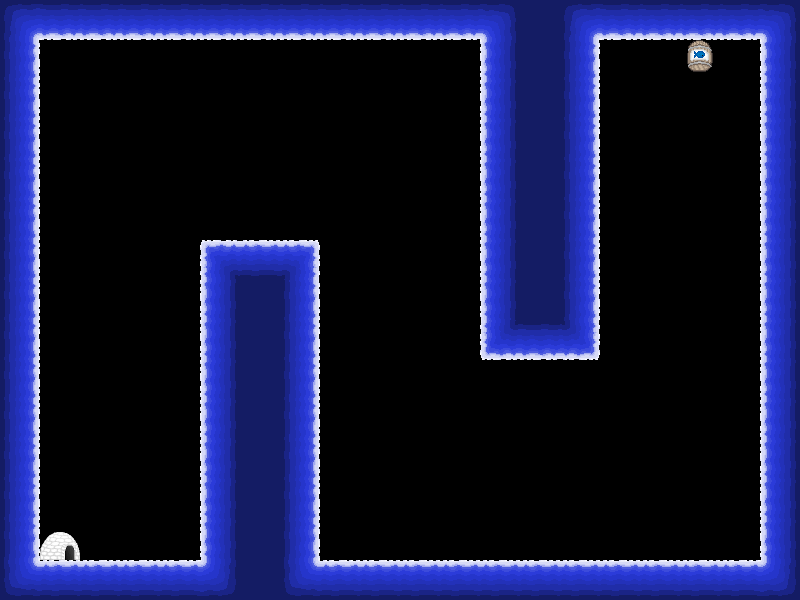

Tiled map render using the project's own tile images. Description and the map definition, with tile-layer contents summarised, below:
An orthogonal 20x15 tile map with 40x40 px tiles, 1 tile layer (Kachelebene 1), 4 tilesets.

<map version="1.0" orientation="orthogonal" width="20" height="15" tilewidth="40" tileheight="40">
 <tileset firstgid="1" name="Objekte" tilewidth="40" tileheight="40">
  <image source="Objekte.png" width="160" height="120" />
  <tile id="0">
   <properties>
    <property name="die" value="true" />
    <property name="id" value="14" />
   </properties>
  </tile>
  <tile id="1">
   <properties>
    <property name="die" value="true" />
    <property name="id" value="15" />
   </properties>
  </tile>
  <tile id="2">
   <properties>
    <property name="die" value="true" />
    <property name="id" value="16" />
   </properties>
  </tile>
  <tile id="3">
   <properties>
    <property name="die" value="true" />
    <property name="id" value="17" />
   </properties>
  </tile>
  <tile id="4">
   <properties>
    <property name="id" value="18" />
    <property name="level" value="true" />
   </properties>
  </tile>
  <tile id="5">
   <properties>
    <property name="id" value="19" />
    <property name="level" value="true" />
   </properties>
  </tile>
  <tile id="6">
   <properties>
    <property name="id" value="20" />
    <property name="level" value="true" />
   </properties>
  </tile>
  <tile id="7">
   <properties>
    <property name="id" value="21" />
    <property name="level" value="true" />
   </properties>
  </tile>
  <tile id="8">
   <properties>
    <property name="fish" value="true" />
    <property name="id" value="22" />
   </properties>
  </tile>
  <tile id="9">
   <properties>
    <property name="fish" value="true" />
    <property name="id" value="23" />
   </properties>
  </tile>
  <tile id="10">
   <properties>
    <property name="fish" value="true" />
    <property name="id" value="24" />
   </properties>
  </tile>
  <tile id="11">
   <properties>
    <property name="fish" value="true" />
    <property name="id" value="25" />
   </properties>
  </tile>
 </tileset>
 <tileset firstgid="13" name="Personen" tilewidth="40" tileheight="40">
  <image source="Personen.png" width="160" height="160" />
 </tileset>
 <tileset firstgid="29" name="Texturen" tilewidth="40" tileheight="40">
  <image source="Texturen.png" width="160" height="480" />
  <tile id="0">
   <properties>
    <property name="blocked" value="true" />
    <property name="id" value="0" />
   </properties>
  </tile>
  <tile id="1">
   <properties>
    <property name="blocked" value="true" />
    <property name="id" value="1" />
   </properties>
  </tile>
  <tile id="2">
   <properties>
    <property name="blocked" value="true" />
    <property name="id" value="3" />
   </properties>
  </tile>
  <tile id="3">
   <properties>
    <property name="blocked" value="true" />
    <property name="id" value="4" />
   </properties>
  </tile>
  <tile id="4">
   <properties>
    <property name="blocked" value="true" />
    <property name="id" value="5" />
   </properties>
  </tile>
  <tile id="5">
   <properties>
    <property name="blocked" value="true" />
    <property name="id" value="6" />
   </properties>
  </tile>
  <tile id="6">
   <properties>
    <property name="blocked" value="true" />
    <property name="id" value="7" />
   </properties>
  </tile>
  <tile id="7">
   <properties>
    <property name="blocked" value="true" />
    <property name="id" value="8" />
   </properties>
  </tile>
  <tile id="8">
   <properties>
    <property name="blocked" value="true" />
    <property name="id" value="9" />
   </properties>
  </tile>
  <tile id="9">
   <properties>
    <property name="blocked" value="true" />
    <property name="id" value="10" />
   </properties>
  </tile>
  <tile id="10">
   <properties>
    <property name="blocked" value="true" />
    <property name="id" value="11" />
   </properties>
  </tile>
  <tile id="11">
   <properties>
    <property name="blocked" value="true" />
    <property name="id" value="12" />
   </properties>
  </tile>
  <tile id="12">
   <properties>
    <property name="blocked" value="true" />
    <property name="id" value="13" />
   </properties>
  </tile>
  <tile id="13">
   <properties>
    <property name="blocked" value="true" />
    <property name="id" value="27" />
   </properties>
  </tile>
  <tile id="14">
   <properties>
    <property name="blocked" value="true" />
    <property name="id" value="28" />
   </properties>
  </tile>
  <tile id="15">
   <properties>
    <property name="blocked" value="true" />
    <property name="id" value="29" />
   </properties>
  </tile>
  <tile id="16">
   <properties>
    <property name="blocked" value="true" />
    <property name="id" value="30" />
   </properties>
  </tile>
  <tile id="17">
   <properties>
    <property name="blocked" value="true" />
    <property name="id" value="31" />
   </properties>
  </tile>
  <tile id="18">
   <properties>
    <property name="blocked" value="true" />
    <property name="id" value="32" />
   </properties>
  </tile>
  <tile id="19">
   <properties>
    <property name="blocked" value="true" />
    <property name="id" value="33" />
   </properties>
  </tile>
  <tile id="20">
   <properties>
    <property name="blocked" value="true" />
    <property name="id" value="34" />
   </properties>
  </tile>
  <tile id="21">
   <properties>
    <property name="blocked" value="true" />
    <property name="id" value="35" />
   </properties>
  </tile>
  <tile id="22">
   <properties>
    <property name="blocked" value="true" />
    <property name="id" value="36" />
   </properties>
  </tile>
  <tile id="23">
   <properties>
    <property name="blocked" value="true" />
    <property name="id" value="37" />
   </properties>
  </tile>
  <tile id="24">
   <properties>
    <property name="blocked" value="true" />
    <property name="id" value="38" />
   </properties>
  </tile>
  <tile id="25">
   <properties>
    <property name="blocked" value="true" />
    <property name="id" value="39" />
   </properties>
  </tile>
  <tile id="26">
   <properties>
    <property name="blocked" value="true" />
    <property name="id" value="40" />
   </properties>
  </tile>
  <tile id="27">
   <properties>
    <property name="blocked" value="true" />
    <property name="id" value="41" />
   </properties>
  </tile>
  <tile id="28">
   <properties>
    <property name="blocked" value="true" />
    <property name="id" value="42" />
   </properties>
  </tile>
  <tile id="29">
   <properties>
    <property name="blocked" value="true" />
    <property name="id" value="43" />
   </properties>
  </tile>
  <tile id="30">
   <properties>
    <property name="blocked" value="true" />
    <property name="id" value="44" />
   </properties>
  </tile>
  <tile id="31">
   <properties>
    <property name="blocked" value="true" />
    <property name="id" value="45" />
   </properties>
  </tile>
  <tile id="32">
   <properties>
    <property name="blocked" value="true" />
    <property name="id" value="46" />
   </properties>
  </tile>
  <tile id="33">
   <properties>
    <property name="blocked" value="true" />
    <property name="id" value="47" />
   </properties>
  </tile>
  <tile id="34">
   <properties>
    <property name="blocked" value="true" />
    <property name="id" value="48" />
   </properties>
  </tile>
  <tile id="35">
   <properties>
    <property name="blocked" value="true" />
    <property name="id" value="49" />
   </properties>
  </tile>
  <tile id="36">
   <properties>
    <property name="blocked" value="true" />
    <property name="id" value="50" />
   </properties>
  </tile>
  <tile id="37">
   <properties>
    <property name="blocked" value="true" />
    <property name="id" value="51" />
   </properties>
  </tile>
  <tile id="38">
   <properties>
    <property name="blocked" value="true" />
    <property name="id" value="52" />
   </properties>
  </tile>
  <tile id="39">
   <properties>
    <property name="blocked" value="true" />
    <property name="id" value="53" />
   </properties>
  </tile>
  <tile id="40">
   <properties>
    <property name="blocked" value="true" />
    <property name="id" value="54" />
   </properties>
  </tile>
  <tile id="41">
   <properties>
    <property name="blocked" value="true" />
    <property name="id" value="55" />
   </properties>
  </tile>
  <tile id="42">
   <properties>
    <property name="blocked" value="true" />
    <property name="id" value="56" />
   </properties>
  </tile>
  <tile id="43">
   <properties>
    <property name="blocked" value="true" />
    <property name="id" value="57" />
   </properties>
  </tile>
  <tile id="44">
   <properties>
    <property name="blocked" value="true" />
    <property name="id" value="58" />
   </properties>
  </tile>
  <tile id="45">
   <properties>
    <property name="blocked" value="true" />
    <property name="id" value="59" />
   </properties>
  </tile>
  <tile id="46">
   <properties>
    <property name="blocked" value="true" />
    <property name="id" value="60" />
   </properties>
  </tile>
 </tileset>
 <tileset firstgid="77" name="Eissturm" tilewidth="40" tileheight="40">
  <image source="Eissturm.png" width="40" height="40" />
  <tile id="0">
   <properties>
    <property name="id" value="26" />
    <property name="rotate" value="true" />
   </properties>
  </tile>
 </tileset>
 <layer name="Kachelebene 1" width="20" height="15">
  <properties>
   <property name="id" value="0" />
  </properties>
  <data>[300 cells, 116 non-empty, 15 distinct tile ids]</data>
 </layer>
 <objectgroup name="Objektebene 1" width="20" height="15">
  <properties>
   <property name="id" value="1" />
  </properties>
 </objectgroup>
</map>
